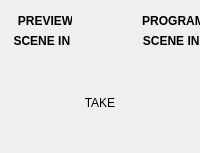
               <widget class="QWidget" name="page_5">
                <layout class="QHBoxLayout" name="horizontalLayout_17">
                 <property name="spacing">
                  <number>0</number>
                 </property>
                 <property name="leftMargin">
                  <number>0</number>
                 </property>
                 <property name="topMargin">
                  <number>0</number>
                 </property>
                 <property name="rightMargin">
                  <number>0</number>
                 </property>
                 <property name="bottomMargin">
                  <number>0</number>
                 </property>
                 <item>
                  <widget class="PreviewSceneWidget" name="PREVIEWWidget" native="true">
                   <widget class="QLabel" name="PREVIEWLabel">
                    <property name="geometry">
                     <rect>
                      <x>10</x>
                      <y>10</y>
                      <width>71</width>
                      <height>21</height>
                     </rect>
                    </property>
                    <property name="font">
                     <font>
                      <bold>true</bold>
                     </font>
                    </property>
                    <property name="text">
                     <string>PREVIEW</string>
                    </property>
                    <property name="alignment">
                     <set>Qt::AlignmentFlag::AlignCenter</set>
                    </property>
                   </widget>
                   <widget class="QLabel" name="PREVIEWSceneNameLabel">
                    <property name="geometry">
                     <rect>
                      <x>10</x>
                      <y>30</y>
                      <width>161</width>
                      <height>21</height>
                     </rect>
                    </property>
                    <property name="font">
                     <font>
                      <bold>true</bold>
                     </font>
                    </property>
                    <property name="text">
                     <string>SCENE IN PREVIEW NAME</string>
                    </property>
                    <property name="alignment">
                     <set>Qt::AlignmentFlag::AlignCenter</set>
                    </property>
                   </widget>
                  </widget>
                 </item>
                 <item>
                  <widget class="QWidget" name="verticalWidget" native="true">
                   <property name="minimumSize">
                    <size>
                     <width>56</width>
                     <height>0</height>
                    </size>
                   </property>
                   <property name="maximumSize">
                    <size>
                     <width>56</width>
                     <height>16777215</height>
                    </size>
                   </property>
                   <layout class="QVBoxLayout" name="verticalLayout_18">
                    <property name="spacing">
                     <number>3</number>
                    </property>
                    <property name="leftMargin">
                     <number>3</number>
                    </property>
                    <property name="topMargin">
                     <number>3</number>
                    </property>
                    <property name="rightMargin">
                     <number>3</number>
                    </property>
                    <property name="bottomMargin">
                     <number>3</number>
                    </property>
                    <item>
                     <spacer name="verticalSpacer_4">
                      <property name="orientation">
                       <enum>Qt::Orientation::Vertical</enum>
                      </property>
                      <property name="sizeHint" stdset="0">
                       <size>
                        <width>20</width>
                        <height>40</height>
                       </size>
                      </property>
                     </spacer>
                    </item>
                    <item>
                     <widget class="QPushButton" name="takeButton">
                      <property name="minimumSize">
                       <size>
                        <width>50</width>
                        <height>50</height>
                       </size>
                      </property>
                      <property name="maximumSize">
                       <size>
                        <width>50</width>
                        <height>50</height>
                       </size>
                      </property>
                      <property name="cursor">
                       <cursorShape>PointingHandCursor</cursorShape>
                      </property>
                      <property name="text">
                       <string/>
                      </property>
                      <property name="icon">
                       <iconset theme="QIcon::ThemeIcon::MediaPlaybackStart"/>
                      </property>
                      <property name="flat">
                       <bool>true</bool>
                      </property>
                     </widget>
                    </item>
                    <item>
                     <widget class="QLabel" name="label_12">
                      <property name="text">
                       <string>TAKE</string>
                      </property>
                      <property name="alignment">
                       <set>Qt::AlignmentFlag::AlignCenter</set>
                      </property>
                     </widget>
                    </item>
                    <item>
                     <spacer name="verticalSpacer_3">
                      <property name="orientation">
                       <enum>Qt::Orientation::Vertical</enum>
                      </property>
                      <property name="sizeHint" stdset="0">
                       <size>
                        <width>20</width>
                        <height>40</height>
                       </size>
                      </property>
                     </spacer>
                    </item>
                   </layout>
                  </widget>
                 </item>
                 <item>
                  <widget class="PreviewSceneWidget" name="PGCWidget" native="true">
                   <widget class="QLabel" name="PGCLabel">
                    <property name="geometry">
                     <rect>
                      <x>10</x>
                      <y>10</y>
                      <width>71</width>
                      <height>21</height>
                     </rect>
                    </property>
                    <property name="font">
                     <font>
                      <bold>true</bold>
                     </font>
                    </property>
                    <property name="text">
                     <string>PROGRAM</string>
                    </property>
                    <property name="alignment">
                     <set>Qt::AlignmentFlag::AlignCenter</set>
                    </property>
                   </widget>
                   <widget class="QLabel" name="PGCSceneNameLabel">
                    <property name="geometry">
                     <rect>
                      <x>10</x>
                      <y>30</y>
                      <width>171</width>
                      <height>21</height>
                     </rect>
                    </property>
                    <property name="font">
                     <font>
                      <bold>true</bold>
                     </font>
                    </property>
                    <property name="text">
                     <string>SCENE IN PROGRAM NAME</string>
                    </property>
                    <property name="alignment">
                     <set>Qt::AlignmentFlag::AlignCenter</set>
                    </property>
                   </widget>
                  </widget>
                 </item>
                </layout>
               </widget>
